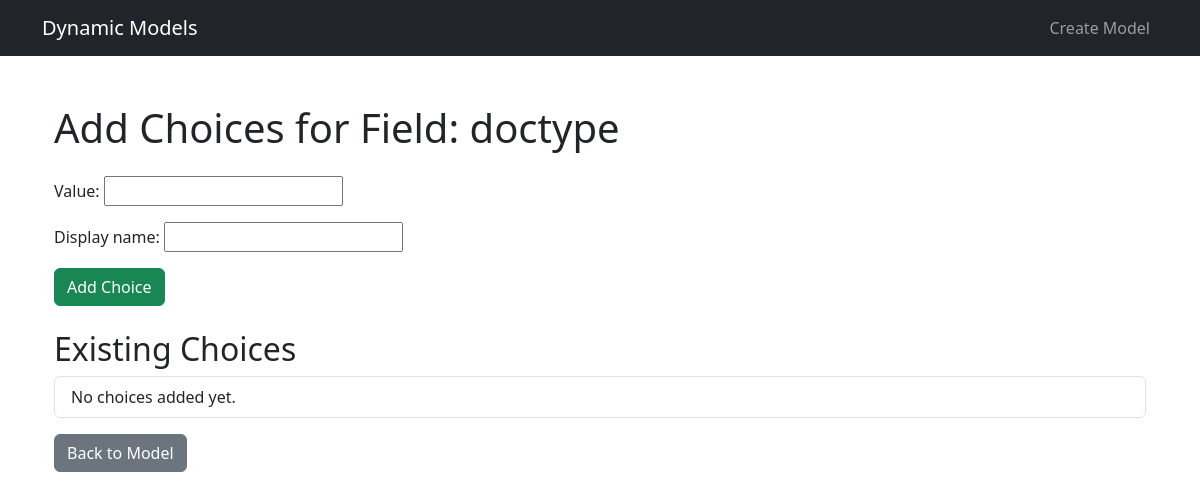
Before: /fields/3/choices/ (signed in) with the older database file.
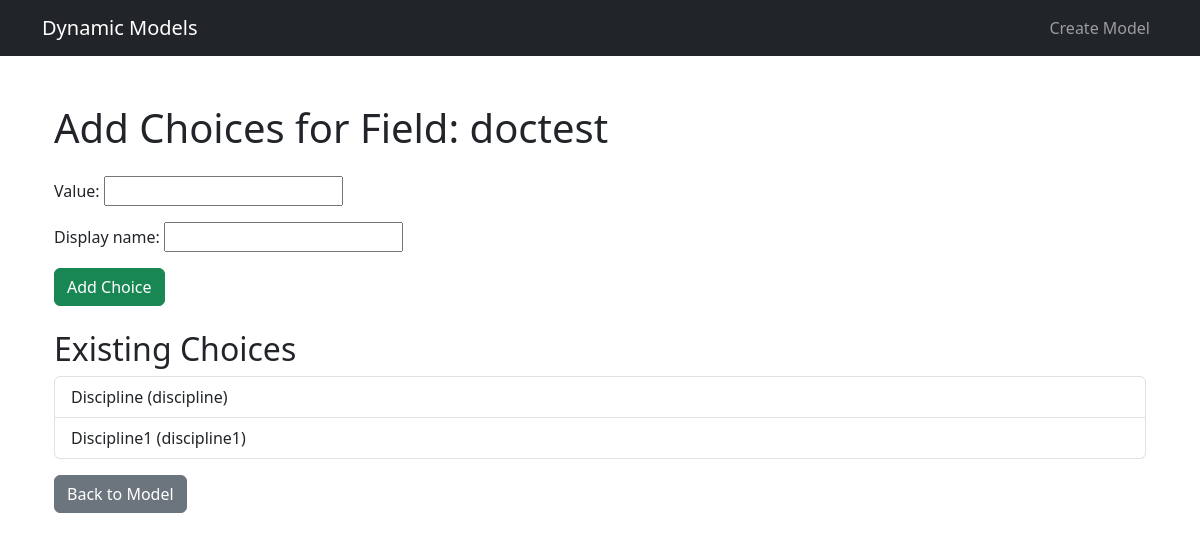
After: the same page with the newer database file.
### dynamic_app/models.py (models this page shows, shortened)
class DynamicField(models.Model):
    FIELD_TYPES = [
        ('char', 'Character'),
        ('text', 'Text'),
        ('int', 'Integer'),
        ('decimal', 'Decimal'),
        ('bool', 'Boolean'),
        ('date', 'Date'),
        ('datetime', 'DateTime'),
        ('file', 'File'),
        ('choice', 'Choice'),
    ]
    dynamic_model = models.ForeignKey(DynamicModel, on_delete=models.CASCADE, related_name='fields')
    name = models.CharField(max_length=100)
    display_name = models.CharField(max_length=100)
    field_type = models.CharField(max_length=20, choices=FIELD_TYPES)
    is_required = models.BooleanField(default=False)
    is_unique = models.BooleanField(default=True)
    is_readonly = models.BooleanField(default=False)
    display_order = models.IntegerField(default=0)
    created_by = models.ForeignKey(User, on_delete=models.CASCADE)
    created_at = models.DateTimeField(auto_now_add=True)
    updated_at = models.DateTimeField(auto_now=True)
    class Meta:
        ordering = ['display_order']
        unique_together = ['dynamic_model', 'name']

class DynamicFieldChoice(models.Model):
    dynamic_field = models.ForeignKey(DynamicField, on_delete=models.CASCADE, related_name='choices')
    value = models.CharField(max_length=255)
    display_name = models.CharField(max_length=255)
    order = models.IntegerField(default=0)
    class Meta:
        ordering = ['order']

### dynamic_app/views.py (the view)
# urls.py: path('fields/<int:field_id>/choices/', views.add_field_choices, name='add_field_choices'),
@login_required
def add_field_choices(request, field_id):
    field = get_object_or_404(DynamicField, pk=field_id, created_by=request.user)
    if request.method == 'POST':
        form = DynamicFieldChoiceForm(request.POST)
        if form.is_valid():
            choice = form.save(commit=False)
            choice.dynamic_field = field  # Associate the choice with the field
            choice.save()
            messages.success(request, 'Choice added successfully!')
            return redirect('add_field_choices', field_id=field_id)
    else:
        form = DynamicFieldChoiceForm()
    choices = DynamicFieldChoice.objects.filter(dynamic_field=field)
    return render(request, 'dynamic_models/add_field_choices.html', {
        'form': form,
        'field': field,
        'choices': choices
    })

### dynamic_app/forms.py
class DynamicFieldChoiceForm(forms.ModelForm):
    class Meta:
        model = DynamicFieldChoice
        fields = ['value', 'display_name']

### dynamic_app/templates/dynamic_models/add_field_choices.html (shortened to what this page needs)
{% extends 'base_generic.html' %}
{% block content %}
  <div class="container mt-5">
    <h1 class="mb-4">Add Choices for Field: {{ field.name }}</h1>
    <form method="post">
      {{ form.as_p }}
      <button type="submit" class="btn btn-success">Add Choice</button>
    </form>
    <h2 class="mt-4">Existing Choices</h2>
    <ul class="list-group">
      {% for choice in choices %}
        <li class="list-group-item">{{ choice.display_name }} ({{ choice.value }})</li>
      {% empty %}
        <li class="list-group-item">No choices added yet.</li>
      {% endfor %}
    </ul>
    <a href="{% url 'model_detail' field.dynamic_model.pk %}" class="btn btn-secondary mt-3">Back to Model</a>
  </div>
{% endblock %}

Changed rows visible on the page:
changed DynamicField: name "doctype" → "doctest"
added DynamicFieldChoice: display_name "Discipline", value "discipline"
added DynamicFieldChoice: display_name "Discipline1", value "discipline1"
Other visible differences:
text no longer shown: "No choices added yet."
